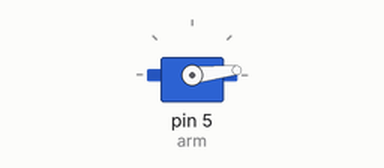
Simulated run of this sketch. Board: Arduino Uno, built with avr-gcc and run on an emulated ATmega328P. Parts: servo. What the sketch prints to the serial monitor is not drawn.

Above: at 0.05 s.
At 0.9 s:
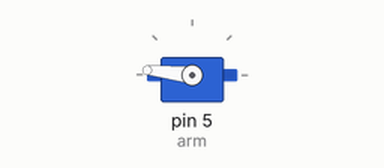
At 1.2 s:
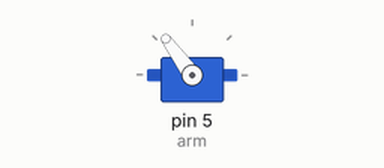
At 1.75 s:
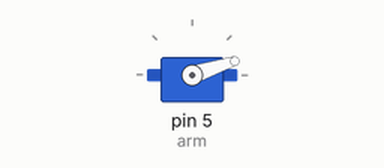
Timing chart, 0 to 4.2 s (numbered marks = the images above):
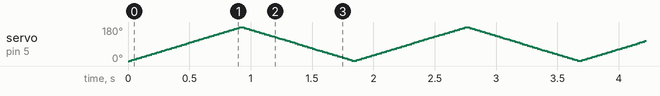

The sketch:

Lesson_10_for_loop_servo_example.ino
```cpp
#include <Servo.h> //includes the servo library

Servo arm; //create a servo named arm; we can name it whatever we want!

void setup() {
  // put your setup code here, to run once:
Serial.begin(9600); //starts our serial monitor with a refresh rate of 9600
arm.attach(5); //attaches our servo to D5; this ensures it gets PWM signals. Look for a ~ on the board to see if a port is capable of PWM or not.
}

void loop() {
// put your main code here, to run repeatedly:
//step to the rigbt
for (int i = 0; i <180; i = i+2) //a for loop; this will step to 180 degrees from 0 by 2 degrees each time
{
  arm.write(i); //write our servo to the angle i, which increases by 2 each time
  Serial.print(i); //print the angle we are at to the serial monitor
  delay(10); //short delay to prevent overworking our servo
}
//step to the left
for (int i = 180; i >0; i = i-2) //a for loop; this will step to 0 degrees from 180 by 2 degrees each time
{
  arm.write(i); //write our servo to the angle i, which decreases by 2 each time
  Serial.print(i); //print the angle we are at to the serial monitor
  delay(10); //short delay to prevent overworking our servo
}

}
```
